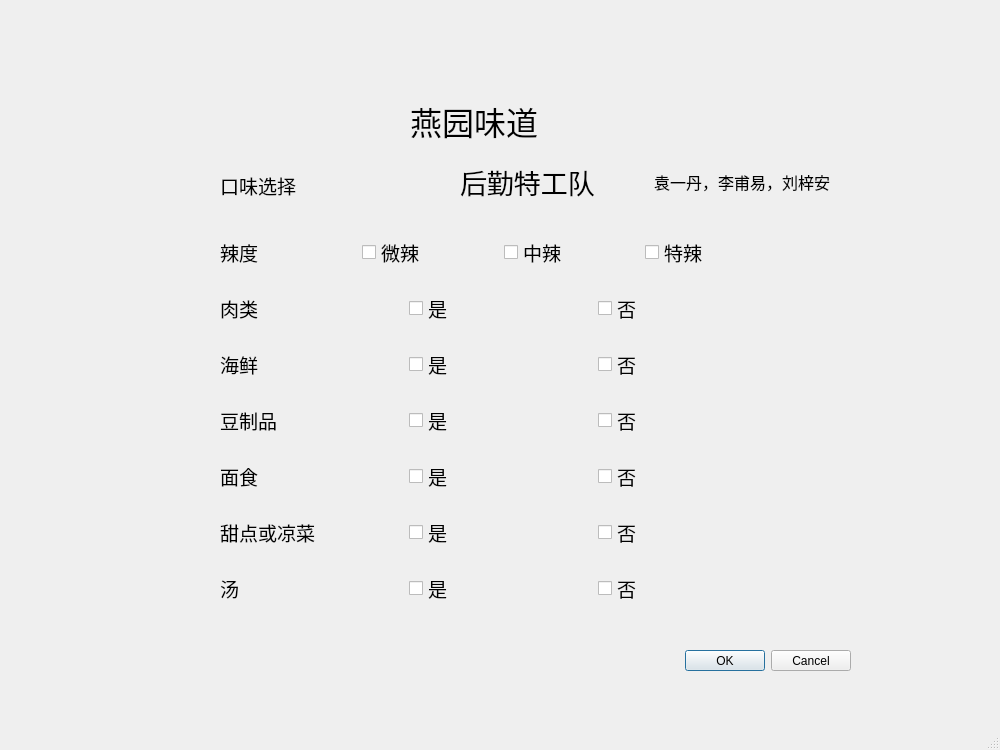
<?xml version="1.0" encoding="UTF-8"?>
<ui version="4.0">
 <class>MainWindow</class>
 <widget class="QMainWindow" name="MainWindow">
  <property name="geometry">
   <rect>
    <x>0</x>
    <y>0</y>
    <width>1000</width>
    <height>750</height>
   </rect>
  </property>
  <property name="minimumSize">
   <size>
    <width>1000</width>
    <height>750</height>
   </size>
  </property>
  <property name="maximumSize">
   <size>
    <width>1000</width>
    <height>750</height>
   </size>
  </property>
  <property name="windowTitle">
   <string>MainWindow</string>
  </property>
  <widget class="QWidget" name="centralwidget">
   <widget class="QDialogButtonBox" name="dialogButtonBox">
    <property name="geometry">
     <rect>
      <x>680</x>
      <y>650</y>
      <width>171</width>
      <height>21</height>
     </rect>
    </property>
    <property name="standardButtons">
     <set>QDialogButtonBox::Cancel|QDialogButtonBox::Ok</set>
    </property>
   </widget>
   <widget class="QWidget" name="layoutWidget">
    <property name="geometry">
     <rect>
      <x>220</x>
      <y>220</y>
      <width>561</width>
      <height>401</height>
     </rect>
    </property>
    <property name="font">
     <font>
      <family>微软雅黑</family>
      <pointsize>14</pointsize>
      <bold>false</bold>
     </font>
    </property>
    <layout class="QGridLayout" name="gridLayout">
     <item row="0" column="0">
      <layout class="QHBoxLayout" name="horizontalLayout">
       <item>
        <widget class="QLabel" name="label">
         <property name="font">
          <font>
           <family>微软雅黑</family>
           <pointsize>14</pointsize>
           <bold>false</bold>
          </font>
         </property>
         <property name="text">
          <string>辣度</string>
         </property>
         <property name="indent">
          <number>0</number>
         </property>
        </widget>
       </item>
       <item>
        <widget class="QCheckBox" name="checkBox">
         <property name="font">
          <font>
           <family>微软雅黑</family>
           <pointsize>14</pointsize>
           <bold>false</bold>
          </font>
         </property>
         <property name="text">
          <string>微辣</string>
         </property>
        </widget>
       </item>
       <item>
        <widget class="QCheckBox" name="checkBox_2">
         <property name="font">
          <font>
           <family>微软雅黑</family>
           <pointsize>14</pointsize>
           <bold>false</bold>
          </font>
         </property>
         <property name="text">
          <string>中辣</string>
         </property>
        </widget>
       </item>
       <item>
        <widget class="QCheckBox" name="checkBox_3">
         <property name="font">
          <font>
           <family>微软雅黑</family>
           <pointsize>14</pointsize>
           <bold>false</bold>
          </font>
         </property>
         <property name="text">
          <string>特辣</string>
         </property>
        </widget>
       </item>
      </layout>
     </item>
     <item row="1" column="0">
      <layout class="QHBoxLayout" name="horizontalLayout_2">
       <item>
        <widget class="QLabel" name="label_2">
         <property name="font">
          <font>
           <family>微软雅黑</family>
           <pointsize>14</pointsize>
           <bold>false</bold>
          </font>
         </property>
         <property name="text">
          <string>肉类</string>
         </property>
        </widget>
       </item>
       <item>
        <widget class="QCheckBox" name="checkBox_4">
         <property name="font">
          <font>
           <family>微软雅黑</family>
           <pointsize>14</pointsize>
           <bold>false</bold>
          </font>
         </property>
         <property name="text">
          <string>是</string>
         </property>
        </widget>
       </item>
       <item>
        <widget class="QCheckBox" name="checkBox_5">
         <property name="font">
          <font>
           <family>微软雅黑</family>
           <pointsize>14</pointsize>
           <bold>false</bold>
          </font>
         </property>
         <property name="text">
          <string>否</string>
         </property>
        </widget>
       </item>
      </layout>
     </item>
     <item row="2" column="0">
      <layout class="QHBoxLayout" name="horizontalLayout_3">
       <item>
        <widget class="QLabel" name="label_3">
         <property name="font">
          <font>
           <family>微软雅黑</family>
           <pointsize>14</pointsize>
           <bold>false</bold>
          </font>
         </property>
         <property name="text">
          <string>海鲜</string>
         </property>
        </widget>
       </item>
       <item>
        <widget class="QCheckBox" name="checkBox_6">
         <property name="font">
          <font>
           <family>微软雅黑</family>
           <pointsize>14</pointsize>
           <bold>false</bold>
          </font>
         </property>
         <property name="text">
          <string>是</string>
         </property>
        </widget>
       </item>
       <item>
        <widget class="QCheckBox" name="checkBox_7">
         <property name="font">
          <font>
           <family>微软雅黑</family>
           <pointsize>14</pointsize>
           <bold>false</bold>
          </font>
         </property>
         <property name="text">
          <string>否</string>
         </property>
        </widget>
       </item>
      </layout>
     </item>
     <item row="3" column="0">
      <layout class="QHBoxLayout" name="horizontalLayout_4">
       <item>
        <widget class="QLabel" name="label_4">
         <property name="font">
          <font>
           <family>微软雅黑</family>
           <pointsize>14</pointsize>
           <bold>false</bold>
          </font>
         </property>
         <property name="text">
          <string>豆制品</string>
         </property>
        </widget>
       </item>
       <item>
        <widget class="QCheckBox" name="checkBox_8">
         <property name="font">
          <font>
           <family>微软雅黑</family>
           <pointsize>14</pointsize>
           <bold>false</bold>
          </font>
         </property>
         <property name="text">
          <string>是</string>
         </property>
        </widget>
       </item>
       <item>
        <widget class="QCheckBox" name="checkBox_9">
         <property name="font">
          <font>
           <family>微软雅黑</family>
           <pointsize>14</pointsize>
           <bold>false</bold>
          </font>
         </property>
         <property name="text">
          <string>否</string>
         </property>
        </widget>
       </item>
      </layout>
     </item>
     <item row="4" column="0">
      <layout class="QHBoxLayout" name="horizontalLayout_5">
       <item>
        <widget class="QLabel" name="label_5">
         <property name="font">
          <font>
           <family>微软雅黑</family>
           <pointsize>14</pointsize>
           <bold>false</bold>
          </font>
         </property>
         <property name="text">
          <string>面食</string>
         </property>
        </widget>
       </item>
       <item>
        <widget class="QCheckBox" name="checkBox_10">
         <property name="font">
          <font>
           <family>微软雅黑</family>
           <pointsize>14</pointsize>
           <bold>false</bold>
          </font>
         </property>
         <property name="text">
          <string>是</string>
         </property>
        </widget>
       </item>
       <item>
        <widget class="QCheckBox" name="checkBox_11">
         <property name="font">
          <font>
           <family>微软雅黑</family>
           <pointsize>14</pointsize>
           <bold>false</bold>
          </font>
         </property>
         <property name="text">
          <string>否</string>
         </property>
        </widget>
       </item>
      </layout>
     </item>
     <item row="5" column="0">
      <layout class="QHBoxLayout" name="horizontalLayout_6">
       <item>
        <widget class="QLabel" name="label_6">
         <property name="font">
          <font>
           <family>微软雅黑</family>
           <pointsize>14</pointsize>
           <bold>false</bold>
          </font>
         </property>
         <property name="text">
          <string>甜点或凉菜</string>
         </property>
        </widget>
       </item>
       <item>
        <widget class="QCheckBox" name="checkBox_12">
         <property name="font">
          <font>
           <family>微软雅黑</family>
           <pointsize>14</pointsize>
           <bold>false</bold>
          </font>
         </property>
         <property name="text">
          <string>是</string>
         </property>
        </widget>
       </item>
       <item>
        <widget class="QCheckBox" name="checkBox_13">
         <property name="font">
          <font>
           <family>微软雅黑</family>
           <pointsize>14</pointsize>
           <bold>false</bold>
          </font>
         </property>
         <property name="text">
          <string>否</string>
         </property>
        </widget>
       </item>
      </layout>
     </item>
     <item row="6" column="0">
      <layout class="QHBoxLayout" name="horizontalLayout_7">
       <item>
        <widget class="QLabel" name="label_7">
         <property name="font">
          <font>
           <family>微软雅黑</family>
           <pointsize>14</pointsize>
           <bold>false</bold>
          </font>
         </property>
         <property name="text">
          <string>汤</string>
         </property>
        </widget>
       </item>
       <item>
        <widget class="QCheckBox" name="checkBox_14">
         <property name="font">
          <font>
           <family>微软雅黑</family>
           <pointsize>14</pointsize>
           <bold>false</bold>
          </font>
         </property>
         <property name="text">
          <string>是</string>
         </property>
        </widget>
       </item>
       <item>
        <widget class="QCheckBox" name="checkBox_15">
         <property name="font">
          <font>
           <family>微软雅黑</family>
           <pointsize>14</pointsize>
           <bold>false</bold>
          </font>
         </property>
         <property name="text">
          <string>否</string>
         </property>
        </widget>
       </item>
      </layout>
     </item>
    </layout>
   </widget>
   <widget class="QLabel" name="label_10">
    <property name="geometry">
     <rect>
      <x>220</x>
      <y>160</y>
      <width>131</width>
      <height>51</height>
     </rect>
    </property>
    <property name="font">
     <font>
      <pointsize>14</pointsize>
     </font>
    </property>
    <property name="text">
     <string>口味选择</string>
    </property>
   </widget>
   <widget class="QLabel" name="label_11">
    <property name="geometry">
     <rect>
      <x>410</x>
      <y>90</y>
      <width>151</width>
      <height>61</height>
     </rect>
    </property>
    <property name="font">
     <font>
      <family>新宋体</family>
      <pointsize>24</pointsize>
     </font>
    </property>
    <property name="text">
     <string>燕园味道</string>
    </property>
   </widget>
   <widget class="QWidget" name="">
    <property name="geometry">
     <rect>
      <x>460</x>
      <y>161</y>
      <width>381</width>
      <height>41</height>
     </rect>
    </property>
    <layout class="QHBoxLayout" name="horizontalLayout_8">
     <item>
      <widget class="QLabel" name="label_8">
       <property name="font">
        <font>
         <family>新宋体</family>
         <pointsize>20</pointsize>
        </font>
       </property>
       <property name="text">
        <string>后勤特工队   </string>
       </property>
      </widget>
     </item>
     <item>
      <widget class="QLabel" name="label_9">
       <property name="font">
        <font>
         <pointsize>12</pointsize>
        </font>
       </property>
       <property name="text">
        <string>袁一丹，李甫易，刘梓安</string>
       </property>
      </widget>
     </item>
    </layout>
   </widget>
  </widget>
  <widget class="QMenuBar" name="menubar">
   <property name="geometry">
    <rect>
     <x>0</x>
     <y>0</y>
     <width>1000</width>
     <height>17</height>
    </rect>
   </property>
  </widget>
  <widget class="QStatusBar" name="statusbar"/>
 </widget>
 <resources/>
 <connections/>
</ui>
